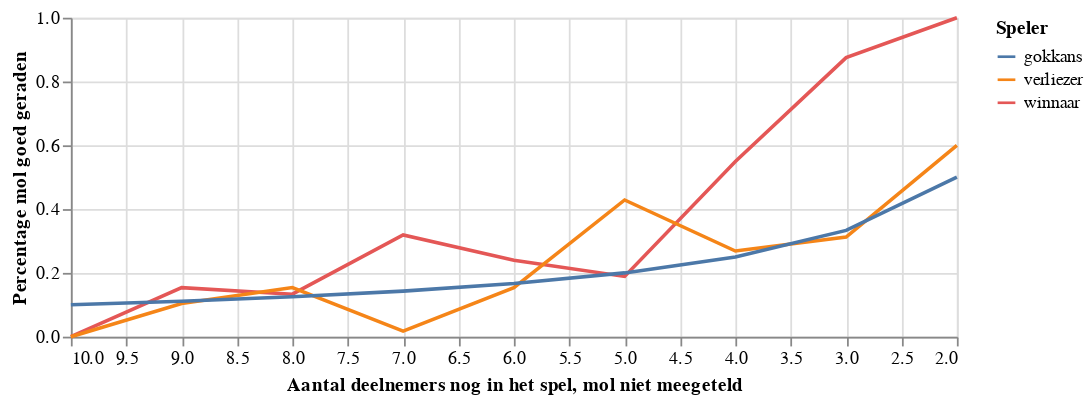

Notebook cell for this chart:
### Markdown cell above
## Kunnen deelnemers de Mol ontmaskeren?

De deelnemers maken elke aflevering een test, waarbij ze vragen over de mol moeten beantwoorden. Soms geven ze ook aan wie ze verdenken. Maar in hoeverre weten de deelnemers wie de mol is, of wordt er maar wat gegokt? Het lijkt logisch dat er op het begin wordt gegokt en dat er uiteindelijk een beter beeld ontstaat wie de mol is. Laten we kijken hoe goed de uiteindelijke winnaar en verliezer weten te voorspellen wie de mol is.

En inderdaad, op het begin van het spel, als er nog veel deelnemers zijn doen de winnaars en verliezers het ongeveer even goed als puur gokken. Dit blijft zo, totdat er nog 4 deelnemers zijn. We zien dat de verliezer het ongeveer even goed blijft doen als gokken, maar de winnaar gaat het veel beter doen. Als er nog 2 deelnemers over zijn (winnaar en verliezer) heeft de winnaar het altijd goed. In de helft van de 18 seizoenen hebben we we hier informatie over. We weten dus niet zeker of het in de andere helft van de seizoenen ook zo was.

Maar toch, 100% score: indrukwekkend!

### Code cell
# lets see per stage of the game how often winner and loser have been correct, and compare that to sheer guessing (at end of the game you have a 50% chance of guessing right)
winbyparticipant = result[['winner_scores', 'loser_scores']].groupby(result['num_participants']).mean()
winbyparticipant['gokkans'] = 1 / winbyparticipant.index
chart_data = winbyparticipant
chart_data.index.name = "Aantal deelnemers nog in het spel, mol niet meegeteld"
chart_data.rename({'winner_scores': 'winnaar', 'loser_scores': 'verliezer'}, axis='columns', inplace=True)
chart_data = chart_data.reset_index().melt('Aantal deelnemers nog in het spel, mol niet meegeteld')
chart_data.rename({'value': 'Percentage mol goed geraden', 'variable': 'Speler'}, axis='columns', inplace=True)

chart = alt.Chart(
    chart_data, width=500,
    height=180).mark_line().encode(
    alt.X('Aantal deelnemers nog in het spel, mol niet meegeteld', scale=alt.Scale(domain=[10, 2])),
    y='Percentage mol goed geraden',
    color='Speler'
)
chart.display()

### Figure 1 — Vega-Lite specification as saved in the notebook (floating-point values rounded to 4 significant figures)
{"$schema": "https://vega.github.io/schema/vega-lite/v2.6.0.json", "config": {"view": {"height": 300, "width": 400}}, "data": {"name": "data-b2db65624d2a1ae11dcc611b0a78ee05"}, "datasets": {"data-b2db65624d2a1ae11dcc611b0a78ee05": [{"Aantal deelnemers nog in het spel, mol niet meegeteld": 2, "Percentage mol goed geraden": 1, "Speler": "winnaar"}, {"Aantal deelnemers nog in het spel, mol niet meegeteld": 3, "Percentage mol goed geraden": 0.875, "Speler": "winnaar"}, {"Aantal deelnemers nog in het spel, mol niet meegeteld": 4, "Percentage mol goed geraden": 0.549, "Speler": "winnaar"}, {"Aantal deelnemers nog in het spel, mol niet meegeteld": 5, "Percentage mol goed geraden": 0.1889, "Speler": "winnaar"}, {"Aantal deelnemers nog in het spel, mol niet meegeteld": 6, "Percentage mol goed geraden": 0.2396, "Speler": "winnaar"}, {"Aantal deelnemers nog in het spel, mol niet meegeteld": 7, "Percentage mol goed geraden": 0.319, "Speler": "winnaar"}, {"Aantal deelnemers nog in het spel, mol niet meegeteld": 8, "Percentage mol goed geraden": 0.1333, "Speler": "winnaar"}, {"Aantal deelnemers nog in het spel, mol niet meegeteld": 9, "Percentage mol goed geraden": 0.1538, "Speler": "winnaar"}, {"Aantal deelnemers nog in het spel, mol niet meegeteld": 10, "Percentage mol goed geraden": 0, "Speler": "winnaar"}, {"Aantal deelnemers nog in het spel, mol niet meegeteld": 2, "Percentage mol goed geraden": 0.6, "Speler": "verliezer"}, {"Aantal deelnemers nog in het spel, mol niet meegeteld": 3, "Percentage mol goed geraden": 0.3125, "Speler": "verliezer"}, {"Aantal deelnemers nog in het spel, mol niet meegeteld": 4, "Percentage mol goed geraden": 0.2685, "Speler": "verliezer"}, {"Aantal deelnemers nog in het spel, mol niet meegeteld": 5, "Percentage mol goed geraden": 0.4286, "Speler": "verliezer"}, {"Aantal deelnemers nog in het spel, mol niet meegeteld": 6, "Percentage mol goed geraden": 0.1538, "Speler": "verliezer"}, {"Aantal deelnemers nog in het spel, mol niet meegeteld": 7, "Percentage mol goed geraden": 0.01754, "Speler": "verliezer"}, {"Aantal deelnemers nog in het spel, mol niet meegeteld": 8, "Percentage mol goed geraden": 0.1538, "Speler": "verliezer"}, {"Aantal deelnemers nog in het spel, mol niet meegeteld": 9, "Percentage mol goed geraden": 0.1042, "Speler": "verliezer"}, {"Aantal deelnemers nog in het spel, mol niet meegeteld": 10, "Percentage mol goed geraden": 0, "Speler": "verliezer"}, {"Aantal deelnemers nog in het spel, mol niet meegeteld": 2, "Percentage mol goed geraden": 0.5, "Speler": "gokkans"}, {"Aantal deelnemers nog in het spel, mol niet meegeteld": 3, "Percentage mol goed geraden": 0.3333, "Speler": "gokkans"}, {"Aantal deelnemers nog in het spel, mol niet meegeteld": 4, "Percentage mol goed geraden": 0.25, "Speler": "gokkans"}, {"Aantal deelnemers nog in het spel, mol niet meegeteld": 5, "Percentage mol goed geraden": 0.2, "Speler": "gokkans"}, {"Aantal deelnemers nog in het spel, mol niet meegeteld": 6, "Percentage mol goed geraden": 0.1667, "Speler": "gokkans"}, {"Aantal deelnemers nog in het spel, mol niet meegeteld": 7, "Percentage mol goed geraden": 0.1429, "Speler": "gokkans"}, {"Aantal deelnemers nog in het spel, mol niet meegeteld": 8, "Percentage mol goed geraden": 0.125, "Speler": "gokkans"}, {"Aantal deelnemers nog in het spel, mol niet meegeteld": 9, "Percentage mol goed geraden": 0.1111, "Speler": "gokkans"}, {"Aantal deelnemers nog in het spel, mol niet meegeteld": 10, "Percentage mol goed geraden": 0.1, "Speler": "gokkans"}]}, "encoding": {"color": {"field": "Speler", "type": "nominal"}, "x": {"field": "Aantal deelnemers nog in het spel, mol niet meegeteld", "scale": {"domain": [10, 2]}, "type": "quantitative"}, "y": {"field": "Percentage mol goed geraden", "type": "quantitative"}}, "height": 180, "mark": "line", "width": 500}
